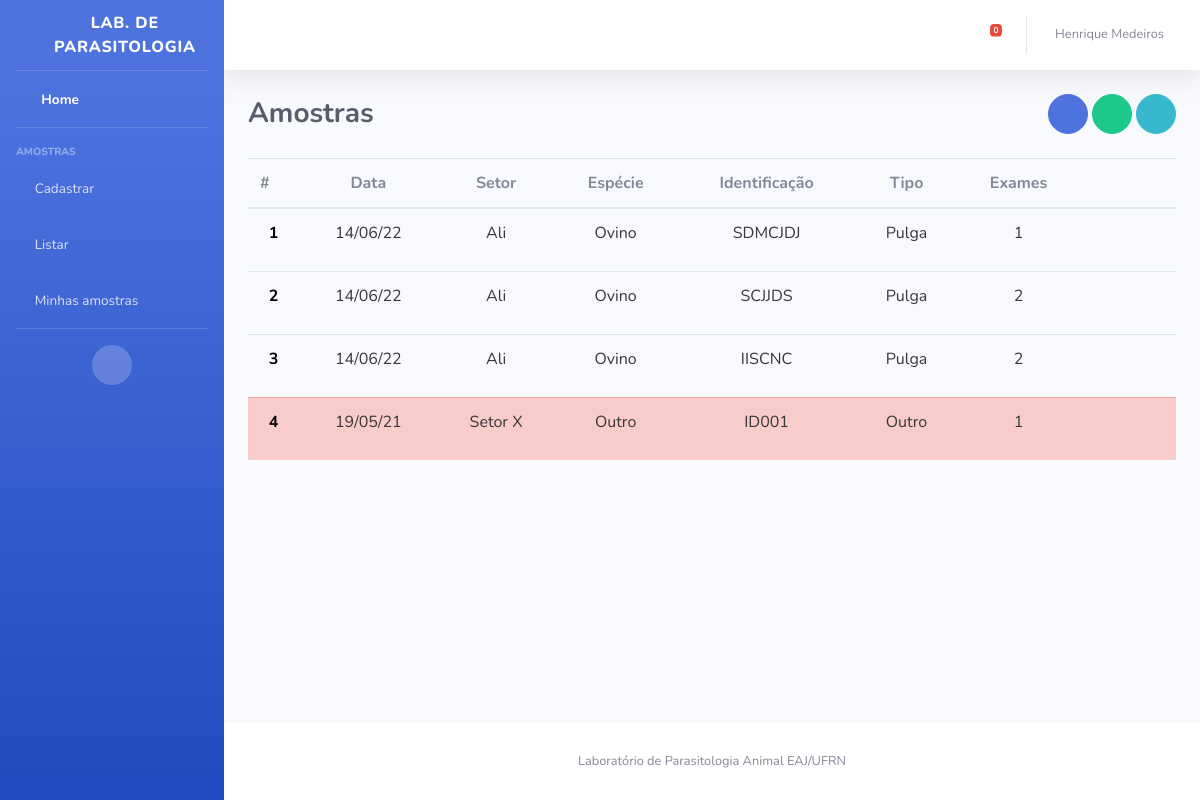
The page /listar/ (signed in) on the database its author committed.
### Amostra/models.py (models this page shows, shortened)
class Amostra(models.Model):
    identificacao = models.CharField(max_length=10)
    origem = models.CharField(max_length=200)
    responsavel = models.ForeignKey(User, on_delete=models.CASCADE, null = True, related_name='amostras')
    localidade = models.ForeignKey(Local, on_delete=models.CASCADE, null = True, related_name='local')
    setor = models.CharField(max_length=200)
    data_coleta = models.DateField(default=date.today)
    tipo_amostra = models.CharField(max_length=2, choices=TIPOS_AMOSTRA, default='OU')
    especie_animal = models.CharField(max_length=2, choices=ESPECIES_ANIMAIS,default='OU')
    sexo_animal = models.CharField(max_length=1, choices=SEXO, default='I')
    status = models.BooleanField(default=True)
    exames = models.ManyToManyField(Exame, through='RealizacaoExame')
    created_at = models.DateField(default=date.today, null=True, blank=True)
    class Meta:
        ordering = ['-data_coleta','-id']

### Amostra/views.py (the view)
# urls.py: path('listar/', views.listar, name='listar'),
@login_required
def listar(request):
    amostras = Amostra.objects.filter(status = True)
    quinze = date.today() - timedelta(days=15)
    dez = date.today() - timedelta(days=10)
    lista_exames = Exame.objects.filter(status=True)
    context = {'lista_amostras': amostras, 'titulo': "Amostras", 'amostrasUsuario': False,
               'finalizadas': False, 'paginaRetorno': 'Amostra:listar','quinze':quinze,'dez':dez,
               'lista_exames': lista_exames}
    return render(request, 'Amostra/listar.html', context)

### Amostra/context_processors.py (called while the page is built)
def amostras_pendentes(request):
    if (request.user.is_authenticated):
        amostras = Amostra.objects.filter(
            responsavel=request.user, status=True,
            data_coleta__lte = date.today()- timedelta(days=10))
    else:
        amostras = Amostra.objects.filter(
            status=True,
            data_coleta__lte = date.today()- timedelta(days=10))
    return {
        'amostras_pendentes_count': amostras.count(),
        'amostras_pendentes': amostras.order_by('data_coleta')
    }

### templates/Amostra/listar.html (shortened to what this page needs)
{% extends "base.html" %}
{% block arquivos_js_css %}
{% load static %}
{% endblock %}
{% block titulo %}
{{titulo}}
{% endblock %}
{% block titulo_lateral %}
{% if not finalizadas %}
<a href="{% url 'amostra:cadastrar' %}" class="btn btn-primary btn-circle" title="Cadastrar Amostras" >
    <i class="fas fa-vial"></i>
  </a>
  <a href="" class="btn btn-success btn-circle" title="Registrar Exames" id="dropdownMenuButton" data-toggle="dropdown" aria-haspopup="true" aria-expanded="false">
    <i class="fas fa-microscope"></i>
  </a>
<a href="{% url 'amostra:listar_finalizadas'%}" class="btn btn-info btn-circle" title="Amostras Finalizadas">
    <i class="fas fa-lock"></i>
  </a>
{% endif %}
{% endblock %}
{% block content %}
	{% if lista_amostras %}
    <div class="table-responsive">
        <table class="table" id="dataTable" width="100%" cellspacing="0">
          <thead >
            <th scope="col">#</th>
            <th><center>Data</center></th>
            <th><center>Setor</center></th>
            <th><center>Espécie</center></th>
            <th><center>Identificação</center></th>
            <th><center>Tipo</center></th>
            <th><center>Exames</center></th>
            <th></th>
          </thead>
            <tbody>
          {% for amostra in lista_amostras %}
                  {% if amostra.data_coleta <= dez and amostra.data_coleta > quinze %}
                  <tr class="table-warning">
                  {% elif amostra.data_coleta <= quinze %}
                  <tr class="table-danger">
                  {% else %}
                  <tr>
                  {% endif %}
                  <th scope="row"><font color="black"> <center>{{ forloop.counter }}</center></font></th>
                  <td><font color=#383636><center>{{ amostra.data_coleta|date:"d/m/y" }}</center></font></td>
                  <td><font color=#383636><center>{{ amostra.setor }}</center></font></td>
                  <td><font color=#383636><center>{{ amostra.get_especie_animal_display }}</center></font></td>
                  <td><font color=#383636><center>{{ amostra.identificacao }}</center></font></td>
                  <td><font color=#383636><center>{{ amostra.get_tipo_amostra_display }}</center></font></td>
                  <td><font color=#383636><center>
                    {% if amostra.exames.count == 0 %}
                      <strong>{{ amostra.exames.count }}</strong>
                    {% else %}
                        {{ amostra.exames.count }}
                    {% endif %}
                    </center></font></td>
                  <td>
                      <a href="{% url 'amostra:detalhes' pk=amostra.pk %}" class="btn btn-primary-outline" data-toggle="tooltip" title="Detalhes">
                        <i class="fa fa-search" aria-hidden="true" style="color:#1cc88a"></i>
                      </a>
                  </td>
              </tr>
          {% endfor %}
          </tbody>
        </table>
    </div>
      {% else %}
        <p>Não há amostras cadastradas!</p>
      {% endif %}
{% endblock %}

### templates/base.html (shortened to what this page needs)
<!DOCTYPE html>
<html lang="en">
{% load static %}
<head>
  <link href="{% static 'vendor/fontawesome-free/css/all.min.css' %}" rel="stylesheet" type="text/css">
  <link rel="stylesheet" type="text/css" href="{% static 'css/sb-admin-2.css' %}" />
  <link href="{% static 'vendor/datatables/dataTables.bootstrap4.min.css' %}" rel="stylesheet">
</head>
<body id="page-top">
  <div id="wrapper">
     {% if user.is_authenticated %}
    <ul class="navbar-nav bg-gradient-primary sidebar sidebar-dark accordion" id="accordionSidebar">
      <a class="sidebar-brand d-flex align-items-center justify-content-center" href="{% url 'home:home' %}">
        <div class="sidebar-brand-icon rotate-n-15">
          <i class="fas fa-microscope"></i>
        </div>
        <div class="sidebar-brand-text mx-3">Lab. de Parasitologia</div>
      </a>
      <hr class="sidebar-divider my-0">
      <li class="nav-item active">
        <a class="nav-link" href="{% url 'amostra:home' %}">
          <i class="fas fa-fw fa-tachometer-alt"></i>
          <span>Home</span></a>
      </li>
      <hr class="sidebar-divider">
      <div class="sidebar-heading">
        Amostras
      </div>
      <li class="nav-item">
        <a class="nav-link collapsed" href="{% url 'amostra:cadastrar' %}">
          <i class="fas fa-plus"></i>
          <span>Cadastrar</span>
        </a>
      </li>
      <li class="nav-item">
        <a class="nav-link collapsed" href="{% url 'amostra:listar' %}">
          <i class="fas fa-vials"></i>
          <span>Listar</span>
        </a>
      </li>
      <li class="nav-item">
        <a class="nav-link collapsed" href="{% url 'amostra:listar_amostras_usuario' pk=user.pk %}">
          <i class="fas fa-vial"></i>
          <span>Minhas amostras</span>
        </a>
      </li>
      <hr class="sidebar-divider">
      <div class="text-center d-none d-md-inline">
        <button class="rounded-circle border-0" id="sidebarToggle"></button>
      </div>
    </ul>
    <div id="content-wrapper" class="d-flex flex-column">
      <div id="content">
        <nav class="navbar navbar-expand navbar-light bg-white topbar mb-4 static-top shadow">
          <ul class="navbar-nav ml-auto">
            <li class="nav-item dropdown no-arrow mx-1">
              <a class="nav-link dropdown-toggle" href="#" id="alertsDropdown" role="button" data-toggle="dropdown" aria-haspopup="true" aria-expanded="false">
                <i class="fas fa-bell fa-fw"></i>
                <span class="badge badge-danger badge-counter">{{ amostras_pendentes_count }}</span>
              </a>
            </li>
            <li class="nav-item dropdown no-arrow">
              <a class="nav-link dropdown-toggle" href="#" id="userDropdown" role="button" data-toggle="dropdown" aria-haspopup="true" aria-expanded="false">
                <span class="mr-2 d-none d-lg-inline text-gray-600 small">{{user.first_name}} {{user.last_name}}</span>
              </a>
            </li>
          </ul>
        </nav>
        {% endif %}
        <div class="container-fluid">
          <div class="d-sm-flex align-items-center justify-content-between mb-4">
            <h1 class="h3 mb-0 text-gray-800">
              <strong>
              {% block titulo %}
              {% endblock %}
              </strong>
            </h1>
            <div>
              {% block titulo_lateral %}
              {% endblock %}
            </div>
          </div>
          {% block content %}{% endblock %}
        </div>
      </div>
      <footer class="sticky-footer bg-white">
        <div class="container my-auto">
          <div class="copyright text-center my-auto">
            <span> Laboratório de Parasitologia Animal EAJ/UFRN</span>
          </div>
        </div>
      </footer>
    </div>
  </div>
</body>
</html>

### rows shown on the page
Amostra: data_coleta "14/06/22", setor "Ali", especie_animal "Ovino", identificacao "SDMCJDJ", tipo_amostra "Pulga", exames.count "1"
Amostra: data_coleta "14/06/22", setor "Ali", especie_animal "Ovino", identificacao "SCJJDS", tipo_amostra "Pulga", exames.count "2"
Amostra: data_coleta "14/06/22", setor "Ali", especie_animal "Ovino", identificacao "IISCNC", tipo_amostra "Pulga", exames.count "2"
Amostra: data_coleta "19/05/21", setor "Setor X", especie_animal "Outro", identificacao "ID001", tipo_amostra "Outro", exames.count "1"

### other values the page prints
{{ amostras_pendentes_count }} "0"
{{ user.first_name }} "Henrique"
{{ user.last_name }} "Medeiros"
{{ titulo }} "Amostras"
